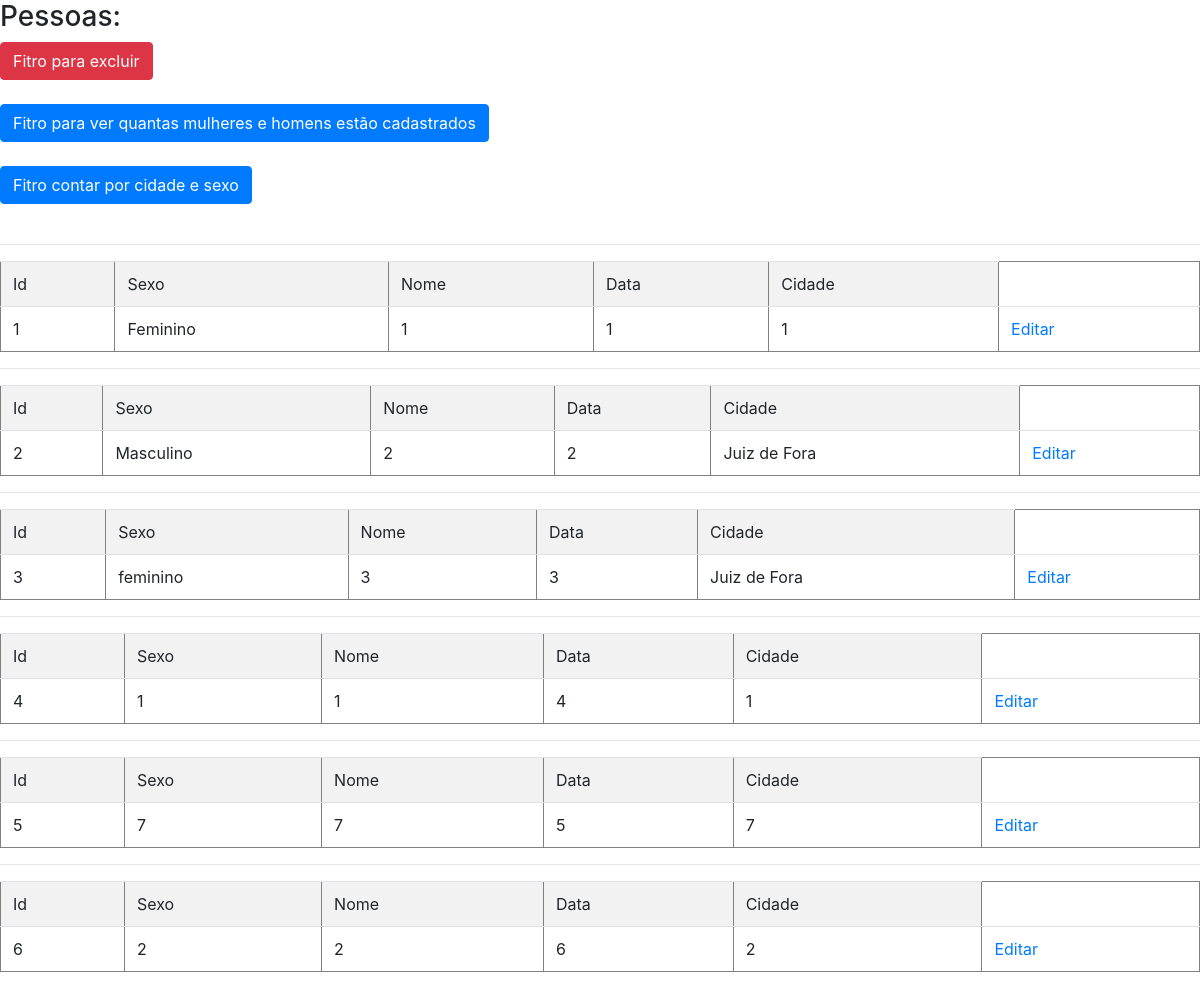
Page /list.php on the committed database.
### tables this page shows
CREATE TABLE `contato` (
  `idcontato` int(11) NOT NULL,
  `nome` varchar(255) NOT NULL,
  `sexo` varchar(255) NOT NULL,
  `data` varchar(255) DEFAULT NULL,
  `cidade` varchar(255) NOT NULL
);

### list.php (the view, shortened to what this page needs)
<?php
$pdo = require 'connect.php';
$sql = 'select * from contato';
echo '<h3>Pessoas: </h3>';
echo '<head><link rel="stylesheet" type="text/css" href="boostrap/bootstrap.min.css" media="screen" /></head>';
echo '<a href="http:../aue/buscar.php" class="btn btn-danger">Fitro para excluir</a>';
echo '<a href="http:../aue/contarbuscar.php" class="btn btn-primary">Fitro para ver quantas mulheres e homens estão cadastrados</a>';
echo '<a href="http:../aue/contarbuscardois.php" class="btn btn-primary">Fitro contar por cidade e sexo </a>';
foreach ($pdo->query($sql) as $key => $value) {
    echo '<table class="table table-striped" border="1">';
    echo  '<tr><td scope="col">Id</td><td scope="col">Sexo</td><td scope="col">Nome</td><td scope="col">Data</td><td scope="col">Cidade</td></tr>';
   echo  '<td scope="col">' . $value['idcontato'] .'</td>';
    echo '<td scope="col">'. $value['sexo']  .'</td>';
   echo '<td scope="col">'. $value['nome'] . '</td>';
   echo '<td scope="col">'. $value['data'] . '</td>';
   echo '<td scope="col">'. $value['cidade'] . '</td>';
   echo "<td><a href='editar.php?idcontato=".$row_msg_cont['idcontato']."'>Editar</a><br></td><hr>";
  }

### rows in the picture
contato: idcontato "1", sexo "Feminino", nome "1", data "1", cidade "1"
contato: idcontato "2", sexo "Masculino", nome "2", data "2", cidade "Juiz de Fora"
contato: idcontato "3", sexo "feminino", nome "3", data "3", cidade "Juiz de Fora"
contato: idcontato "4", sexo "1", nome "1", data "4", cidade "1"
contato: idcontato "5", sexo "7", nome "7", data "5", cidade "7"
contato: idcontato "6", sexo "2", nome "2", data "6", cidade "2"
